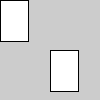
Frame 1 (no input)
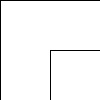
Frame 60 (the mouse pressed at the canvas centre just before this capture)
Frame 120 (the mouse held since frame 60 and released just before this capture): identical to frame 60, image omitted

The Processing sketch that drew these frames (run headless with seeded random() and noise(); from frame 60 on, the mouse is pressed at the canvas centre):

// Processing sketch: BiggingRect
// ── BiggingRect.pde
//Always put semicolon after
int w;
int h;
//First function that runs
void setup(){
  w=25;
  h=40;
  rect(0,0,w,h);
  rect(width/2,height/2,w,h);
}

//Runs once a frame, shows cursor
void draw(){
  w=w+3;
  h=h+1;
  rect(0,0,w,h);
  rect(width/2,height/2,w,h);
}
